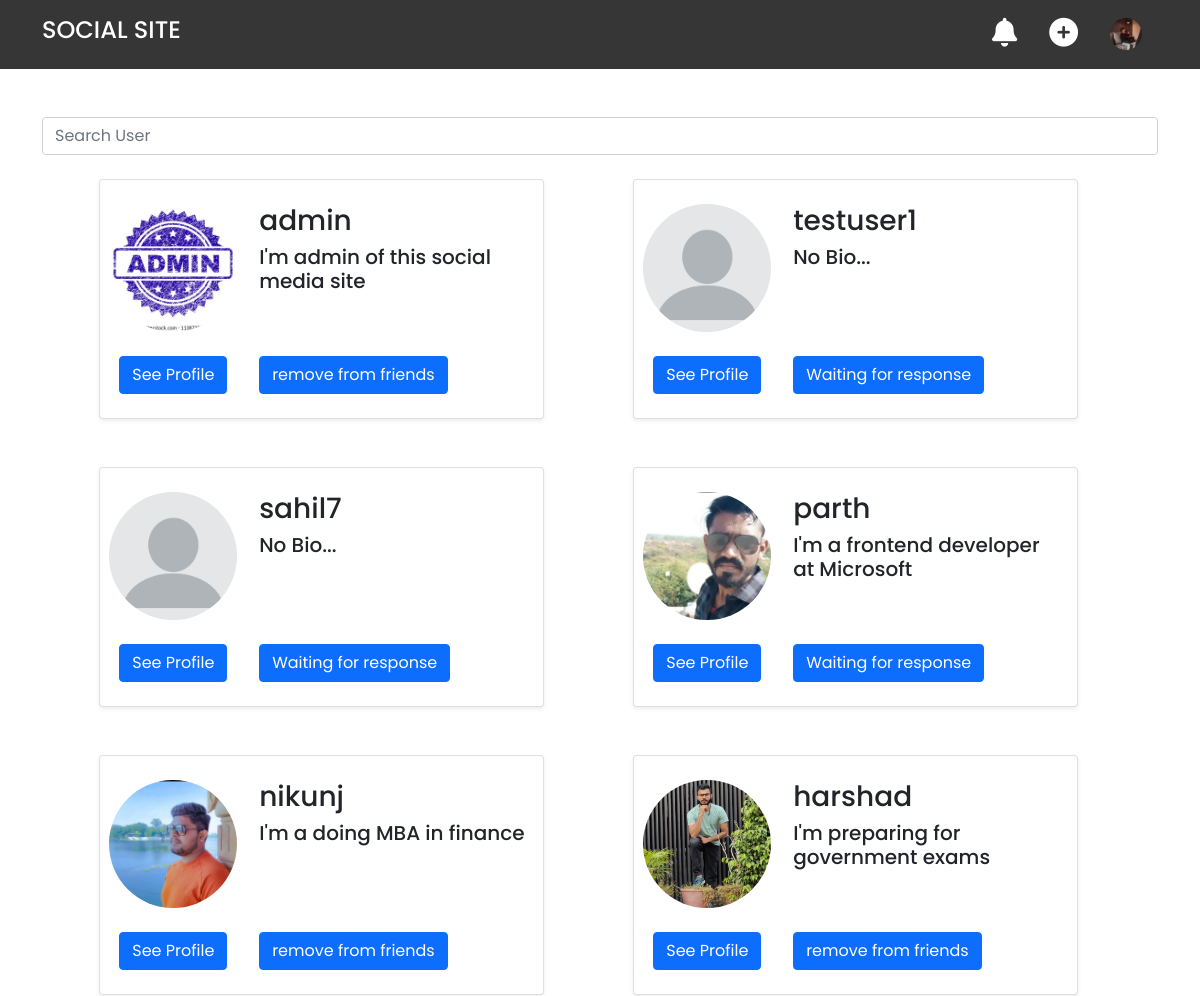
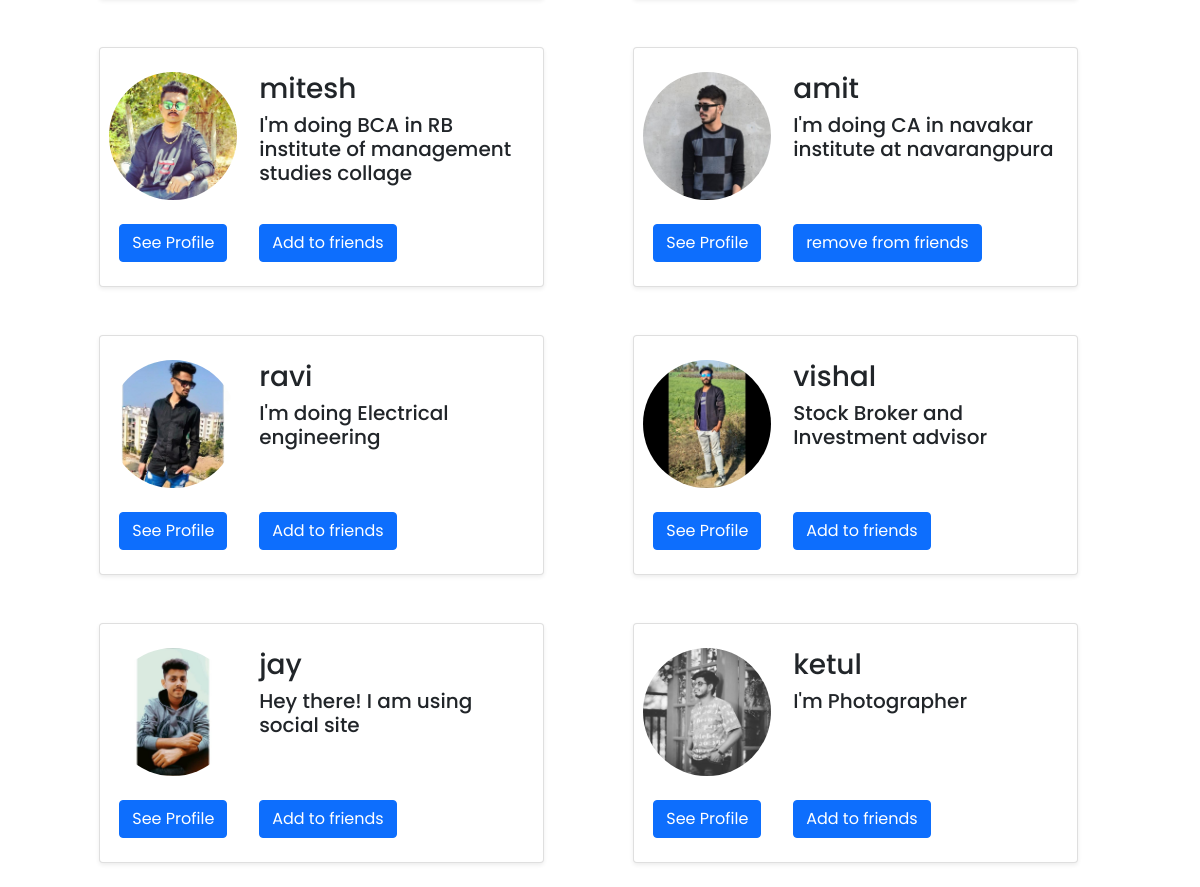
The page /profiles/ (signed in) on the database its author committed (2 pictures, top to bottom).
### profiles/models.py (models this page shows, shortened)
class Profile(models.Model):
    first_name = models.CharField(max_length=122, blank=True)
    last_name = models.CharField(max_length=122, blank=True)
    user = models.OneToOneField(User, on_delete=models.CASCADE)
    bio = models.TextField(default='No Bio...', max_length=200)
    email = models.EmailField(max_length=100, blank=True)
    country = models.CharField(max_length=50, blank=True)
    avatar = models.ImageField(default = 'avatar.png', upload_to = 'avatars/')
    friends = models.ManyToManyField(User, blank=True, related_name='friends')
    slug = models.SlugField(unique=True, blank=True)
    updated = models.DateTimeField(auto_now=True)
    created = models.DateTimeField(auto_now_add=True)
    objects = ProfileManager()
    def get_absolute_url(self):
        return reverse("profile-detail-view", kwargs={"slug": self.slug})
    __initial_first_name = None
    __initial_last_name = None
    def __init__(self, *args, **kwargs):
        super().__init__(*args, **kwargs)
        self.__initial_first_name = self.first_name
        self.__initial_last_name = self.last_name

### profiles/views.py (the view)
# urls.py: path('', views.ProfileListView.as_view(), name="all-profiles-view"),
class ProfileListView(LoginRequiredMixin, ListView):
    login_url = '/login/'
    model = Profile
    template_name = 'profiles/profile_list.html'
    context_object_name = 'qs'
    def get_queryset(self):
        qs = Profile.objects.get_all_profiles(self.request.user)
        return qs
    def get_context_data(self, **kwargs):
        context = super().get_context_data(**kwargs)
        user = User.objects.get(username__iexact = self.request.user)
        profile = Profile.objects.get(user = user)
        rel_r = Relationship.objects.filter(sender = profile)
        rel_s = Relationship.objects.filter(receiver = profile)
        rel_receiver = []
        rel_sender = []
        for item in rel_r:
            rel_receiver.append(item.receiver.user)
        for item in rel_s:
            rel_sender.append(item.sender.user)
        context["rel_receiver"] = rel_receiver
        context["rel_sender"] = rel_sender
        context['is_empty'] = False
        if len(self.get_queryset()) == 0:
            context['is_empty'] = True
        return context

### profiles/context_processors.py (called while the page is built)
def profile_pic(request):
    if request.user.is_authenticated:
        profile_obj =  Profile.objects.get(user = request.user)
        pic = profile_obj.avatar
        return {'picture':pic}
    return {}

def invitation_received(request):
    if request.user.is_authenticated:
        profile_obj =  Profile.objects.get(user = request.user)
        qs_count = Relationship.objects.invitation_received(profile_obj).count()
        return {'invites_num':qs_count}
    return {}

### profiles/models.py (called while the page is built)
    def get_all_profiles(self, me):
        profiles = Profile.objects.all().exclude(user = me)
        return profiles

    def invitation_received(self, receiver):
        qs = Relationship.objects.filter(receiver = receiver, status = 'send')
        return qs

### profiles/templates/profiles/profile_list.html (shortened to what this page needs)
{% extends 'base.html' %}
{% block content %}
<section class="profile_list">
    <form action="" id="search-form" autocomplete="off" class="mt-5">
        <input type="text" id="search-input" class="search form-control" placeholder="Search User">
    </form>
{% if object_list %}
<div class="container row">
    {% for obj in object_list %}
    <div class="card container my-4 shadow-sm col-lg-5 col-10">
        <div class="row py-4">
            <div class="col-4">
                <img src="{{obj.avatar.url}}" alt="">
                <a href="{{obj.get_absolute_url}}" class="btn btn-primary mt-4">See Profile</a>
            </div>
            <div class="col-8">
                <div class="user-name-bio">
                    <h3>{{obj.user}}</h3>
                    <h5>{{obj.bio}}</h5>
                </div>
                <div class="user-invites">
                    {% if obj.user not in rel_receiver and obj.user not in rel_sender %}
                    <form action="{% url 'send-invite' %}" method="post">
                        <button type="submit" class="btn btn-primary">Add to friends</button>
                    </form>
                    {% endif %}
                    {% if obj.user in rel_receiver and request.user not in obj.friends.all %}
                        <button class="btn btn-primary">Waiting for response</button>
                    {% endif %}
                    {% if request.user in obj.friends.all %}
                        <form action="{% url 'remove-friend' %}" method='POST'>
                            <button type="submit" class="btn btn-primary">remove from friends</button>
                        </form>
                    {% endif %}
                </div>
            </div>
        </div>
    </div>
    {% endfor %}
</div>
    {% else %}
    <h1>No profiles to interact with </h1>
    {% endif %}
</section>
{% endblock content %}

### templates/base.html (shortened to what this page needs)
{% load static %}
<!doctype html>
<html lang="en">
  <head>
    <link href="https://cdn.jsdelivr.net/npm/bootstrap@5.1.3/dist/css/bootstrap.min.css" rel="stylesheet">
    <link rel="stylesheet" href="https://cdnjs.cloudflare.com/ajax/libs/font-awesome/6.0.0-beta2/css/all.min.css">
    <link rel="stylesheet" href="{% static 'style.css' %}">
  </head>
  <body>
    {% include 'navbar.html' %}
    <div class="container">
    {% block content %}
    {% endblock content %}
    </div>
  </body>
</html>

### templates/navbar.html (shortened to what this page needs)
{% load static %}
{% url 'main_post_view' as path_to_posts %}
{% url 'my_profile' as path_to_my_profile %}
<section class="navbar py-3">
    <div class="container">
        <nav>
            <div class="logo">
                <a href="{{path_to_posts}}" class="">
                    <h4>SOCIAL SITE</h4>
                </a>
            </div>
            <div class="user-comp">
                <div class="notification btn-group">
                    <a href="" class="" id="dropdownMenuButton1" data-bs-toggle="dropdown" data-bs-display="static">
                        <i class="fas fa-bell"></i>
                    </a>
                </div>
                <div class="create-post">
                    <a href="" class="" data-bs-toggle="modal" data-bs-target="#createpost">
                    <i class="fas fa-plus-circle"></i>
                    </a>
                </div>
                <div class="user-profile">
                        <a href="{{path_to_my_profile}}">
                            <img src="{{picture.url}}" alt="">
                        </a>
                </div>
            </div>
        </nav>
    </div>
</section>

### static/style.css (style rules this page uses)
* { margin: 0; padding: 0; box-sizing: border-box; font-family: 'Poppins', sans-serif; transition: all 0.3s linear; }
:root { --dark:rgb(54, 54, 54); }
.navbar { background: var(--dark); }
.navbar .container nav { width: 100%; display: flex; justify-content: space-between; align-items: center; }
.navbar .container nav .logo a { color: #fff; text-decoration: none; }
.navbar .container nav .logo { color: white; }
.navbar .container nav .user-comp { display: flex; justify-content: center; align-items: center; }
.navbar .container nav .user-comp .user-profile img { border-radius: 2rem; width: 2rem; height: 2rem; object-fit: cover; }
.navbar .container nav .user-comp div { margin:0 1rem; color: white; }
.navbar .container nav .user-comp div i { font-size: 1.8rem; color: #fff; }
.profile_list .card .row .col-4 { display: flex; justify-content: center; align-items: center; flex-direction: column; }
.profile_list .card .row .col-4 img { width: 8rem; height: 8rem; border-radius: 10rem; object-fit: cover; }
.profile_list .card .row .col-8 { display: flex; justify-content: space-between; flex-direction: column; }

### rows shown on the page
Profile: avatar (picture), user "admin", bio "I'm admin of this social media site"
Profile: avatar (placeholder picture), user "testuser1", bio "No Bio...", shows "Waiting for response"
Profile: avatar (placeholder picture), user "sahil7", bio "No Bio...", shows "Waiting for response"
Profile: avatar (picture), user "parth", bio "I'm a frontend developer at Microsoft", shows "Waiting for response"
Profile: avatar (picture), user "nikunj", bio "I'm a doing MBA in finance"
Profile: avatar (picture), user "harshad", bio "I'm preparing for government exams"
Profile: avatar (picture), user "mitesh", bio "I'm doing BCA in RB institute of management studies collage"
Profile: avatar (picture), user "amit", bio "I'm doing CA in navakar institute at navarangpura"
Profile: avatar (picture), user "ravi", bio "I'm doing Electrical engineering"
Profile: avatar (picture), user "vishal", bio "Stock Broker and Investment advisor"
Profile: avatar (picture), user "jay", bio "Hey there! I am using social site"
Profile: avatar (picture), user "ketul", bio "I'm Photographer"
